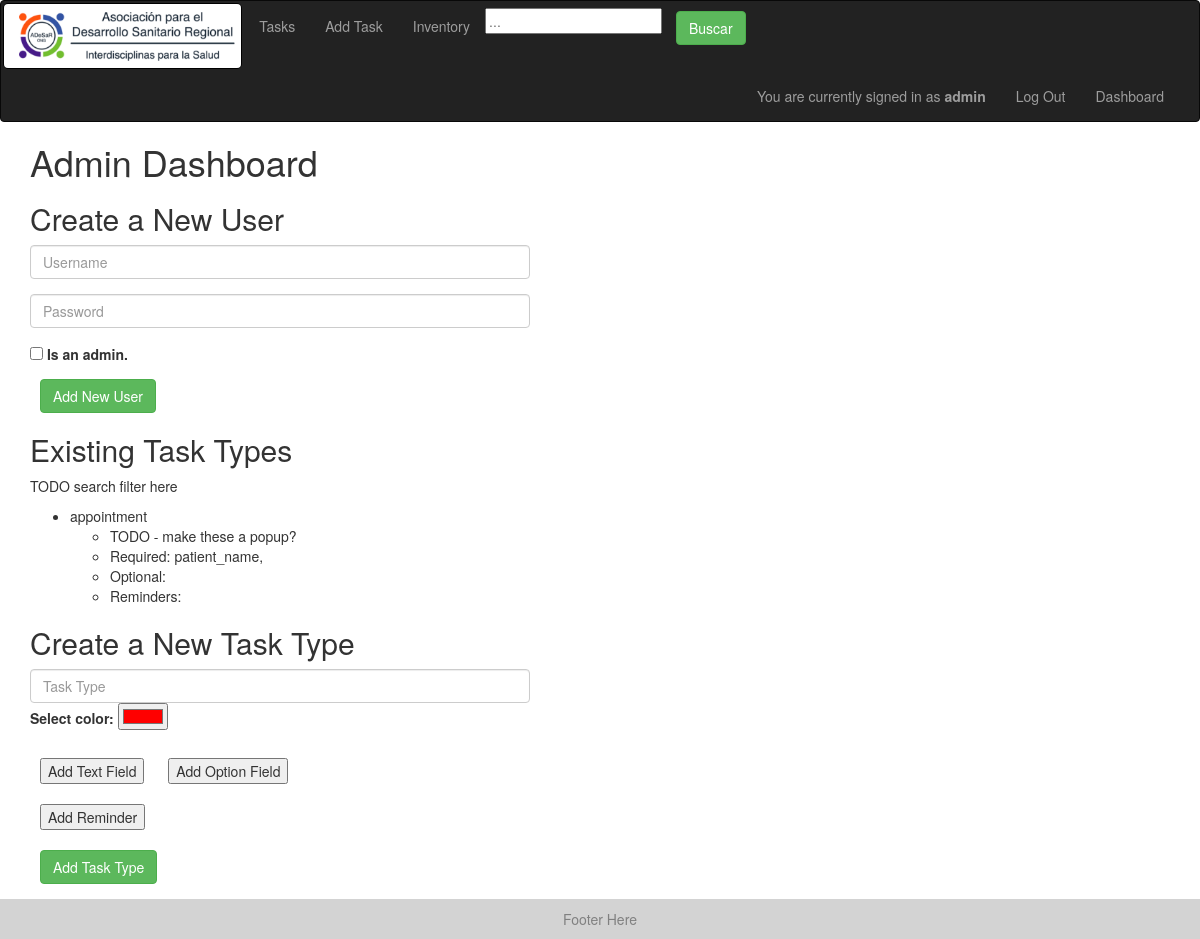
The page /dashboard (signed in) on the database as committed earlier.
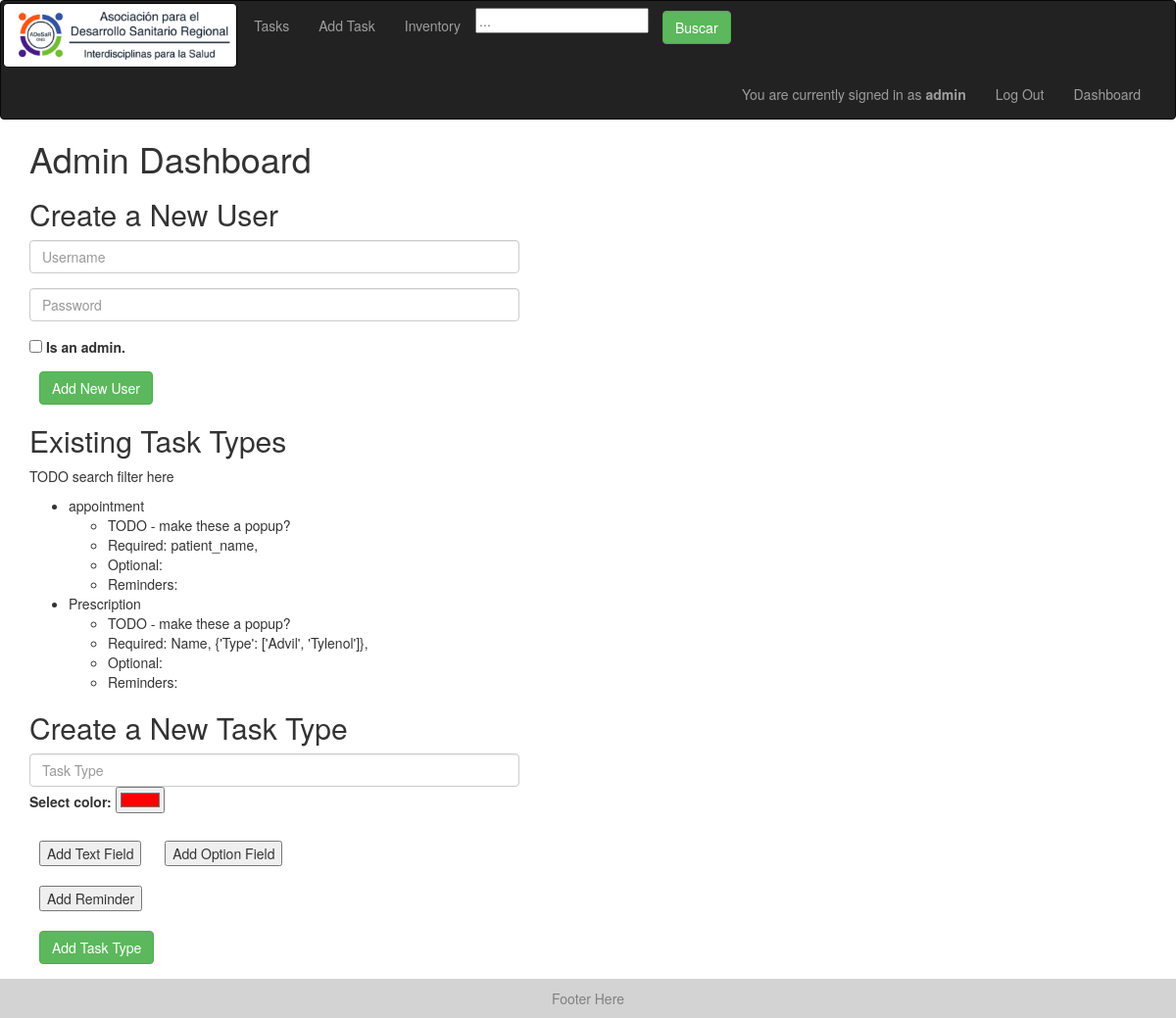
The same page on the database as committed later.
### models.py (models this page shows)
class TaskType(Base):
    __tablename__ = "task_types"
    id = Column(Integer, primary_key=True)
    task_type = Column(String)
    required_fields = Column(PickleType) # list of strings that are required keys in the fields entry of a task
    optional_fields = Column(PickleType) # list of strings that are allowed but not required keys in the fields entry of a task
    reminders = Column(PickleType) # list of dates for when reminders should go off
    color = Column(String)

### app.py (the view)
@app.route('/dashboard')
@check_login_wrapper
def dashboard():
    return render_template("dashboard.html", task_types = get_task_types(), units= UNITS)

### app.py (called while the page is built)
def check_login_wrapper(func):
    @wraps(func)
    def inner(*args, **kwargs):
        print("here")
        if "username" not in login_session:
            return redirect(url_for('login'))
        return func(*args, **kwargs)
    return inner

### database.py (called while the page is built)
def get_task_types():
    return session.query(TaskType).all()

### templates/dashboard.html (shortened to what this page needs)
{% extends "layout.html" %}
{% block body %}
  <h1>Admin Dashboard</h1>
  <form action="{{ url_for('add_user') }}" method = 'post'>
  	<h2>Create a New User</h2>
    <div class="form-group">
      <input id="input_username1" class="username form-control" type="text" name="username" placeholder="Username">
    </div>
    <div class="form-group">
      <input id="input_password1" class="username form-control" type="text" name="password" placeholder="Password">
    </div>
    <input type="checkbox" name="is_admin" value="is_admin">
	  <label for="is_admin"> Is an admin.</label><br>
    <button class="btn btn-success" type="submit" id="submit_new_user"> Add New User </button>
  </form>
  <h2>Existing Task Types</h2>
  <p> TODO search filter here </p>
  <ul>
  {% for task_type in task_types %}
    <li>{{task_type.task_type}}
      <ul>
        <li> TODO - make these a popup?</li>
        <li>Required: {% for field in task_type.required_fields %} {{field}}, {% endfor %} </li>
        <li>Optional: {% for field in task_type.optional_fields %} {{field}}, {% endfor %} </li>
        <li>Reminders: {% for reminder in task_type.reminders %}  {{reminder.amount}} {{reminder.unit}}(s), {% endfor %} </li>
      </ul>
    </li>
  {% endfor %}
  </ul>
  <form action="{{ url_for('add_task_type') }}" method = 'post'>
    <h2>Create a New Task Type</h2>
    <div class="form-group">
      <input id="task_type" class="username form-control" type="text" name="task_type" placeholder="Task Type" required>
      <label for="task_color">Select color:</label>
      <input type="color" id="task_color" name="task_color" value="#ff0000">
    </div>
    <button type="button" onclick="addField()" style="margin: 10px;">Add Text Field</button>
    <button type="button" onclick="addOptionField()" style="margin: 10px;">Add Option Field</button>
    <button type="button" onclick="addReminder()" style="margin: 10px;">Add Reminder</button>
    <br>
    <button class="btn btn-success" type="submit" id="submit_new_user"> Add Task Type </button>
  </form>
{%endblock%}

Rows that differ between the two databases and show on the page:
added TaskType: task_type "Prescription", required_fields "Name" "{'Type': ['Advil', 'Tylenol']}"
